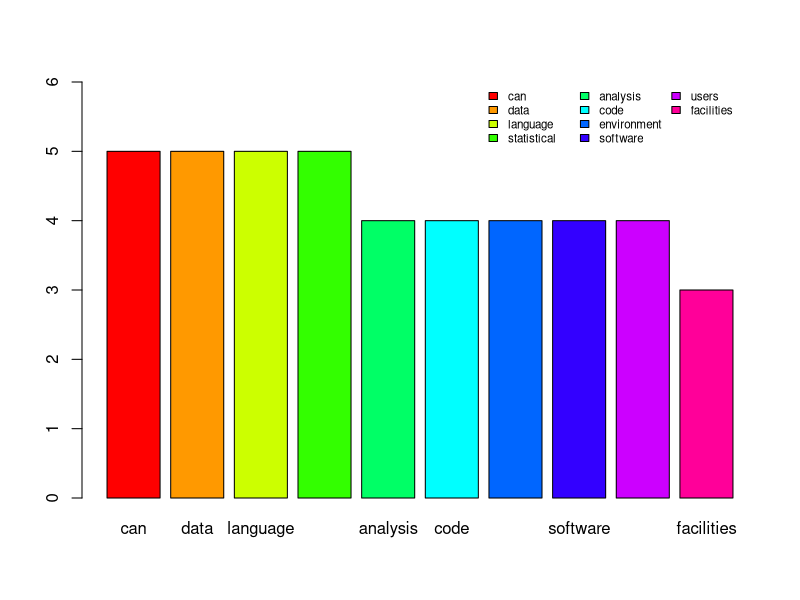
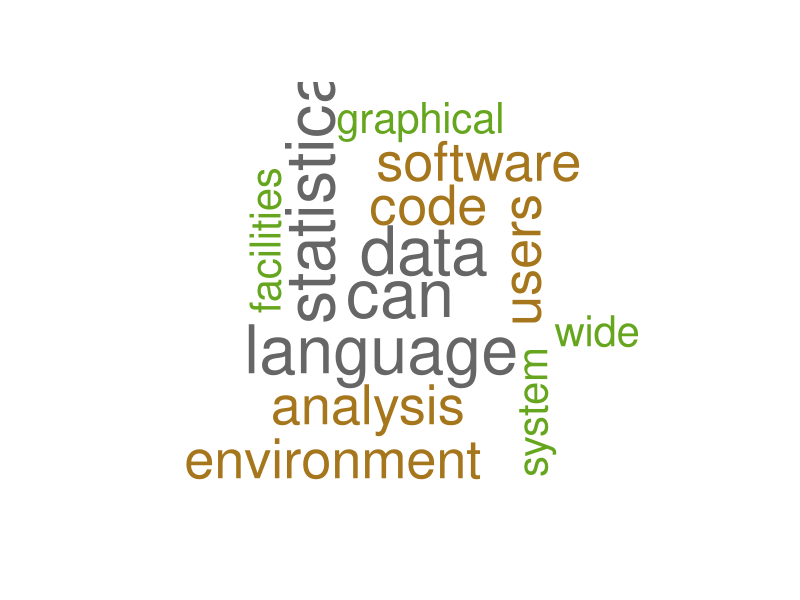

The R script that drew these images, in order:
## ---- chunk 1
knitr::opts_chunk$set(
	echo = TRUE,	message = FALSE,	warning = FALSE
)
## ---- chunk 2
rm(list=ls())
# getwd()
# setwd("./R") # if necessary
## ---- chunk 3
r <- readLines("about R.txt")
## ---- chunk 4
# install.packages("tm")
# install.packages("wordcloud")
library(tm)
library(wordcloud)

# load data as corpus
r.cp <- VCorpus(VectorSource(r))
## ---- chunk 5
# cleaning up data
stopword <- stopwords(kind = 'en')
preprocessing_corpus <- function(x) {
  x <- tm_map(x, removePunctuation)
  x <- tm_map(x, removeNumbers)
  x <- tm_map(x, stripWhitespace)
  x <- tm_map(x, content_transformer(tolower))
  x <- tm_map(x, removeWords, stopword)
  return(x)
}

r.cp.prep <- preprocessing_corpus(r.cp)

# build term document matrix
r.tdm <- TermDocumentMatrix(r.cp.prep)
r.tdm.mtx <- as.matrix(r.tdm)
r.tdm.mtx.sorted <- sort(rowSums(r.tdm.mtx), decreasing = T)
r.tdm.mtx.sorted[1:10]
## ---- chunk 6
# draw barplot
colors = rainbow(10)
barplot(r.tdm.mtx.sorted[1:10], col = colors, ylim = c(0,6))
legend("topright", names(r.tdm.mtx.sorted[1:10]), fill = colors, bty ="n", ncol = 3, cex = 0.7)
## ---- chunk 7
# wordcloud
set.seed(1234)
wordcloud(names(r.tdm.mtx.sorted), r.tdm.mtx.sorted, min.freq = 3, random.order = F, rot.per=0.35, colors = brewer.pal(8, "Dark2"), scale = c(4, 0.3))
